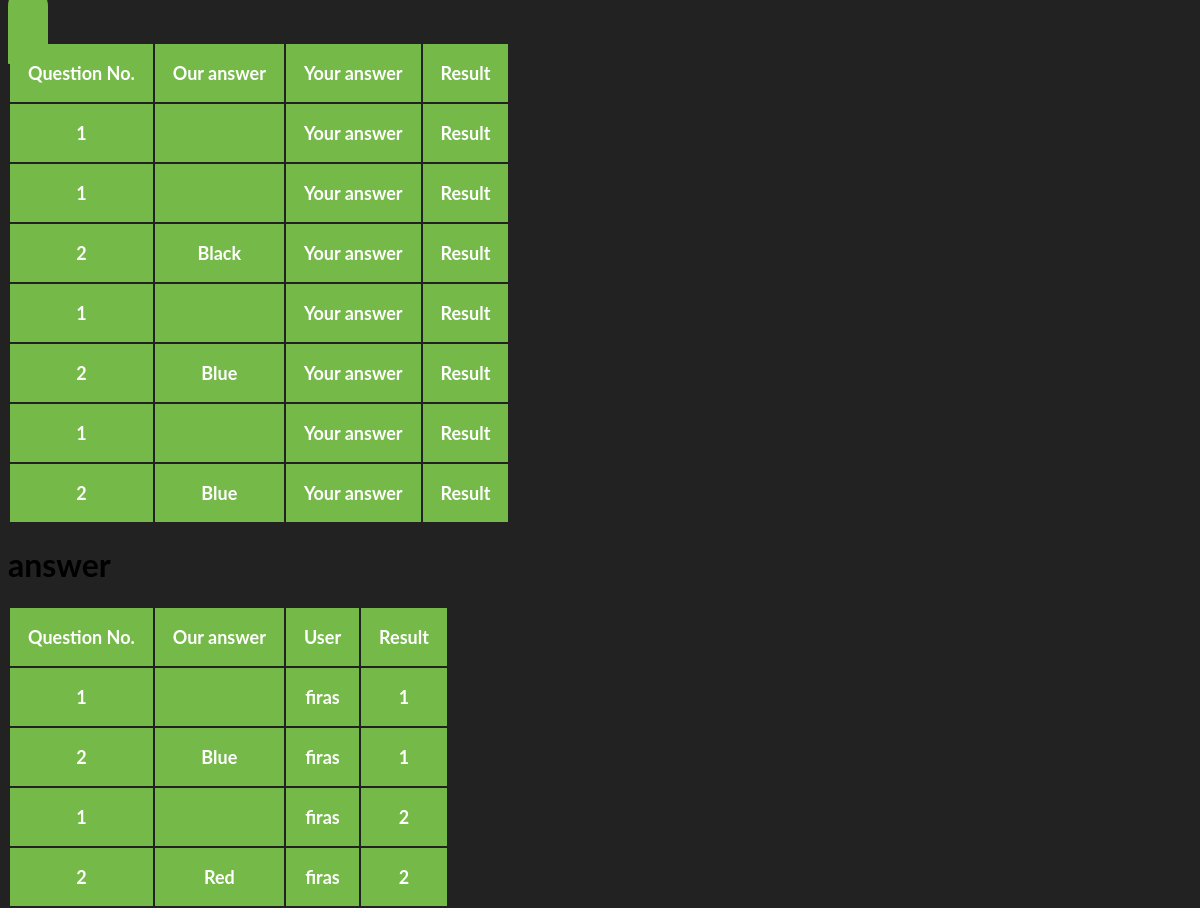
Page /firas/result on the earlier database version.
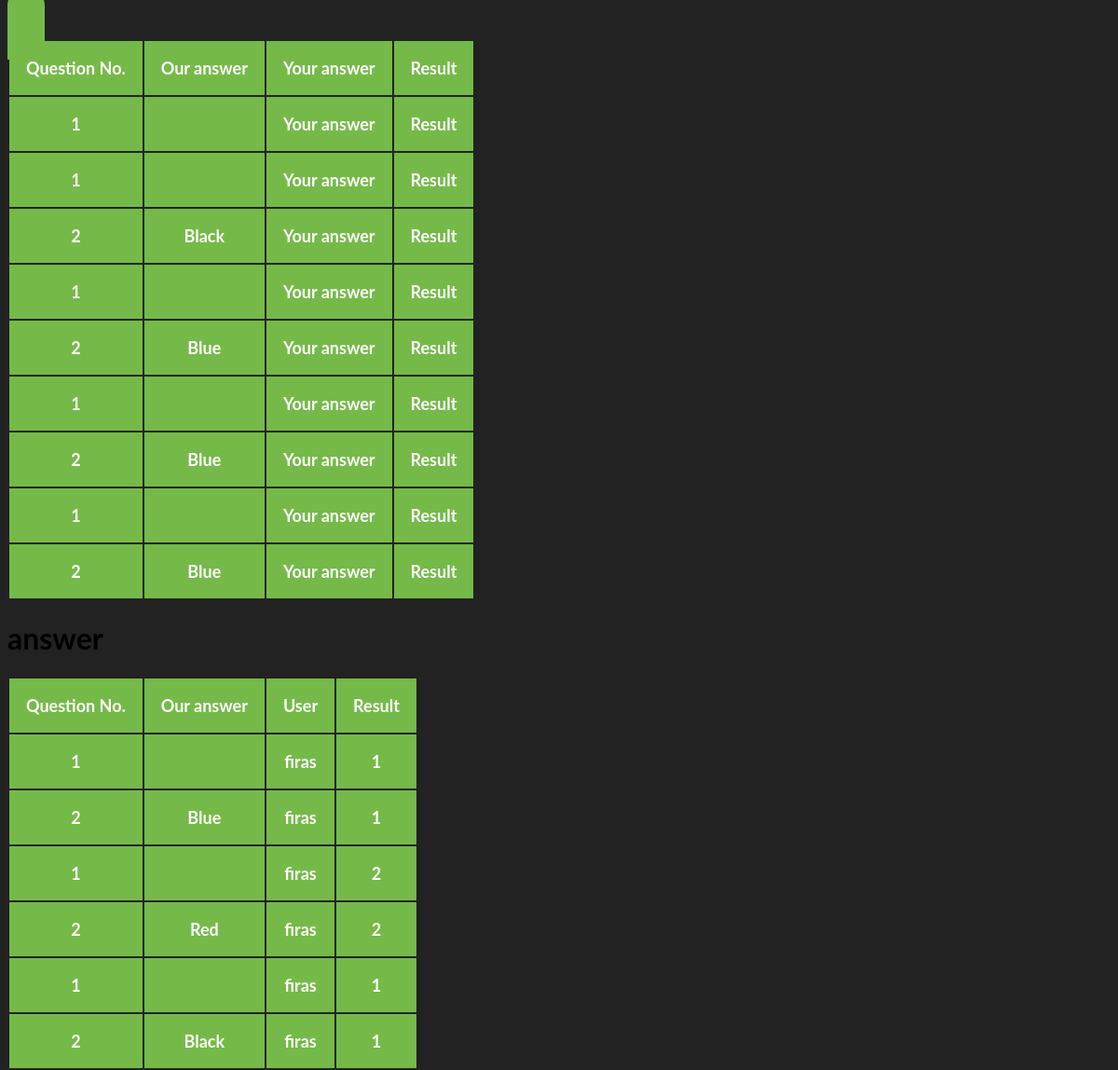
Same page on the later database version.
### meandhim/models.py (models this page shows, shortened)
class response(models.Model):
	user = models.ForeignKey(user, on_delete=models.CASCADE)
	question = models.ForeignKey(question, on_delete=models.CASCADE)
	choice = models.CharField(max_length=10)

class question(models.Model):
	quest = models.CharField(max_length=200)
	choice1 = models.CharField(max_length=200)
	choice2 = models.CharField(max_length=200)
	choice3 = models.CharField(max_length=200)
	choice4 = models.CharField(max_length=200, blank=True)
	choice5 = models.CharField(max_length=200, blank=True)

class anwser(models.Model):
	user = models.ForeignKey(user, on_delete=models.CASCADE)
	question = models.ForeignKey(question, on_delete=models.CASCADE)
	choice = models.CharField(max_length=10)
	score = models.IntegerField()

class user(models.Model):
	name = models.CharField(max_length=20)
	def __str__(self):
		return self.name

### meandhim/views.py (the view)
# urls.py: url(r'^(?P<name>[-\w]+)/result$', views.result, name='result'),
def result(request, name):
	userval = user.objects.filter(name=name)[:1].get()
	rep = response.objects.filter(user=userval).all()
	ans = anwser.objects.filter(user=userval).all()
	return render(request, 'meandhim/result.html', {'rep' : rep, 'ans' : ans})

### meandhim/templates/meandhim/result.html (shortened to what this page needs)
<!DOCTYPE>
<html>
<head>
	{% load staticfiles %}
		<link rel="stylesheet" href="{% static 'meandhim/css/stylequiz.css' %}" />
</head>
<body>
<div class="container">
        <div class="row">
            <div class="col-sm-8 col-sm-offset-2">
                <div id="result-of-question" class="pulse animated" >
                    <span id="totalCorrect" class="pull-right"></span>
                    <table class="table table-hover table-responsive" >
                        <thead>
                            <tr>
                                <th>Question No.</th>
                                <th>Our answer</th>
                                <th>Your answer</th>
                                <th>Result</th>
                            </tr>
                            {% for i in rep %}
                            <tr>
                                <th> {{i.question.id}}</th>
                                <th>{{ i.choice }}</th>
                                <th>Your answer</th>
                                <th>Result</th>
                            </tr>
                            {% endfor %}
                        </thead>
                    </table>
      <h1> answer   </h1>
      <table class="table table-hover table-responsive">
                        <thead>
                            <tr>
                                <th>Question No.</th>
                                <th>Our answer</th>
                                <th>User</th>
                                <th>Result</th>
                            </tr>
                            {% for i in ans %}
                            <tr>
                                <th> {{i.question.id}}</th>
                                <th>{{ i.choice }}</th>
                                <th>{{ i.user }}</th>
                                <th>{{ i.score }}</th>
                            </tr>
                            {% endfor %}
                        </thead>
                    </table>
                </div>
            </div>
        </div>
    </div>
</body>
</html>

Differences in the rows shown:
added response: question.id "1"
added response: question.id "2", choice "Blue"
added anwser: question.id "1", user "firas", score "1"
added anwser: question.id "2", choice "Black", user "firas", score "1"
